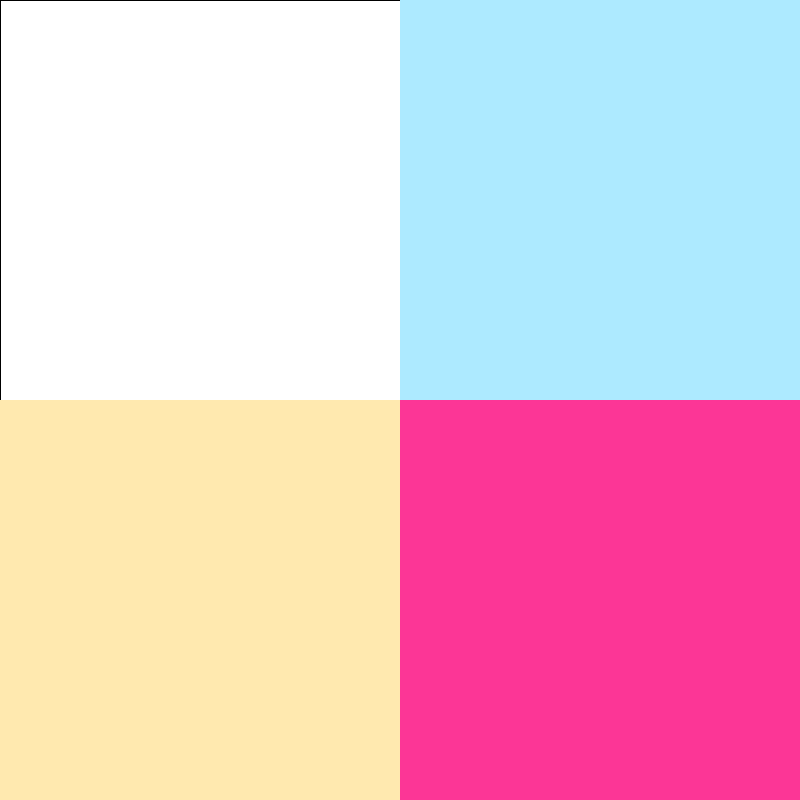
Frame 1 (no input)
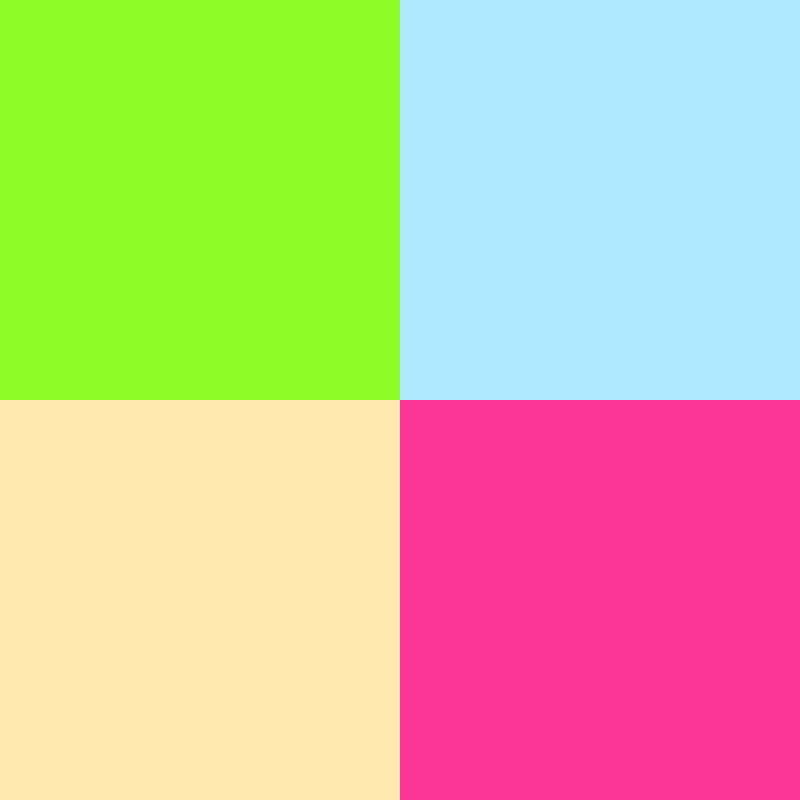
Frame 60 (the mouse pressed at the canvas centre just before this capture)
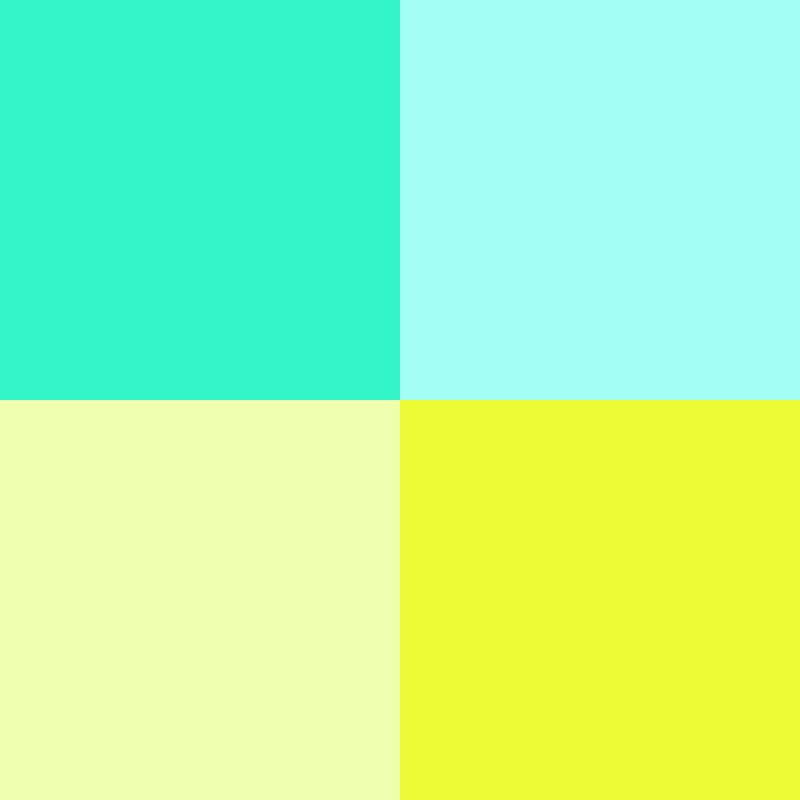
Frame 120 (the mouse held since frame 60 and released just before this capture)

The Processing sketch that drew these frames (run headless with seeded random() and noise(); from frame 60 on, the mouse is pressed at the canvas centre):

// Processing sketch: processing_156274
// ── processing_156274.pde





void setup(){
  size(800,800);
 
  
}


  void draw()
{
 
 
  rect(0,0,width/2,height/2);
  noStroke();
  if(mouseX >0 && mouseX<width/2 && mouseY>0 && mouseY<height/2 )
  {fill(#FFADAE);
    }
    else {
    fill(#FFADF4);
      if(mousePressed==true)
  {fill(#A2FFF8);
    }
    else {
    fill(#ADEAFF);
  }
  }

  
    rect(width/2,0,width/2,height/2);
    noStroke();
  if(mouseX >width/2 && mouseX<width && mouseY>0 && mouseY<height/2 )
  {
    fill(#ADFFD8);
    }
    else {
    fill(#C1FFAD); if(mousePressed==true)
  {fill(#EFFFAF);
    }
    else {
    fill(#FFE9AF);
  }
  }
  rect(0,400,width/2,height/2);
  noStroke();
  if(mouseX >0 && mouseX<width/2 && mouseY>height/2 && mouseY<height)
  {
    fill(#FF28A2);
    }
    else {
    fill(#07B2AD);
     if(mousePressed==true)
  {fill(#EBFC36);
    }
    else {
    fill(#FC3696);
  }
  }
  rect(400,400,width/2,height/2);
  noStroke();
  if(mouseX >width/2 && mouseX<width && mouseY>height/2 && mouseY<height)
  {fill(#CD36FC);
    }
    else {
    fill(#3676FC);
     if(mousePressed==true)
  {fill(#36F4C9);
    }
    else {
    fill(#8EFC26);
  }
  }
} 
